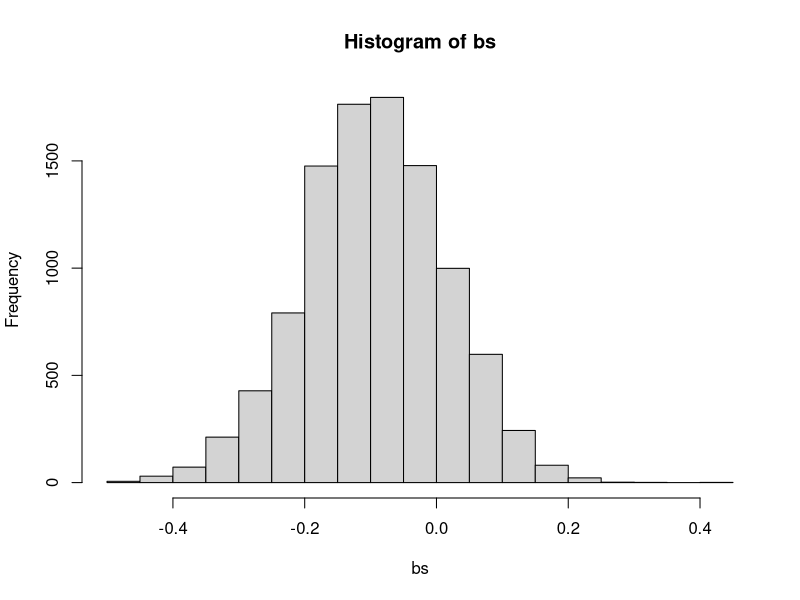

Write R code to recreate this figure.
## ---- chunk 1
knitr::opts_chunk$set(echo = TRUE)
## ---- chunk 2
#soda bootstrapping/confidence interval notes from thursday
sims <- 10000
bs <- numeric(sims)
for (i in 1:sims)
{
  west_coast <- mean(sample(0:1, size=26, replace=TRUE, prob=c(7/26, 19/26)))
  east_coast <- mean(sample(0:1, size=34, replace=TRUE, prob=c(6/34, 28/34)))
  
  bs[i] <- west_coast-east_coast  
}

hist(bs)
quantile(bs, prob=c(.025, .975))
#creates a bootstrapped 95% confidence interval 

## ---- chunk 3
time <- c(30,25,20,18,21,22)
obs_stat <- mean(time[1:3]) - mean(time[4:6])
obs_stat

#as fraction
MASS::fractions(obs_stat)

sims <- 10^4 - 1

#make answer vector
ans <- numeric(sims)

for(i in 1:sims)
{
  #returns 3 random vals between 1 and 6 without repeating
  index <- sample(6, 3, replace = FALSE)
  
  #puts 3 random vals from time into ans
    ans[i] <- mean(time[index]) - mean(time[-index])
}

pvalue <- (sum(ans >= obs_stat) + 1) / (sims + 1)
pvalue
## ---- chunk 4
ans <- combn(time, 3)
ans
avg_ans <- numeric(20)
for(i in 1:20)
{
   avg_ans[i] <- mean(ans[,i])
}
avg_ans
